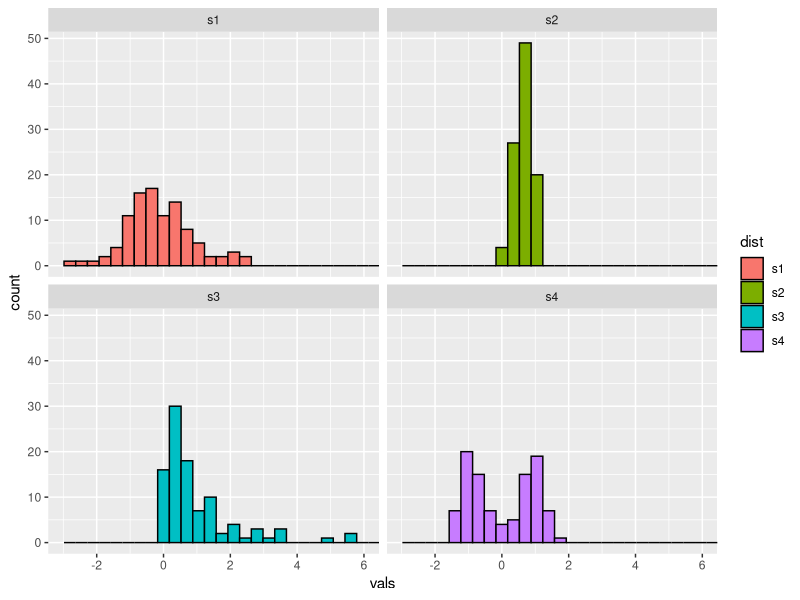
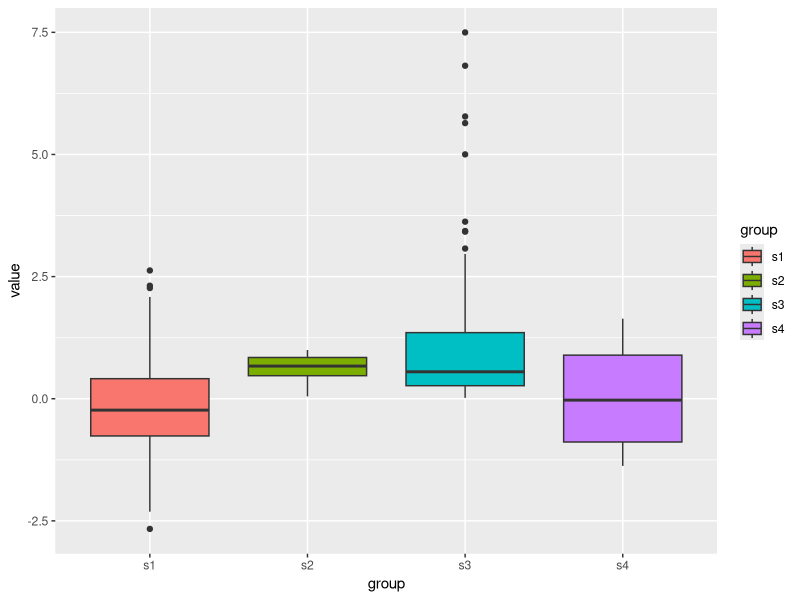

Source code (R) for these figures, in order:
## ---- chunk 1
library(ggplot2)
a <- c(1, 3, 4, 7, 8, 8, 9, 10, 11, 2, 5, 6, 4, 7, 3, 2, 2, 20, 20, 30)
matrix(a, nrow=2) |> knitr::kable()


## ---- chunk 2
summary(a) 
## ---- chunk 3
# Generate sample data 
set.seed(25052020)
# normal
s1 <- rnorm(100)
s2 <- rbeta(100, 2, 1)
s3 <- rexp(100)
# mixture
s4 <- rnorm(100, rep(c(-1, 1), each = 50) * sqrt(0.9), sqrt(0.1))
four <- data.frame(
dist = factor(rep(c("s1", "s2", "s3", "s4"),
each = 100),
c("s1", "s2", "s3", "s4")),
vals = c(s1, s2, s3, s4)
)
df <- data.frame(s1=s1, s2=s2, s3=s3, s4=s4)


## ---- chunk 4
library(kableExtra)
df[1:33, ] |> knitr::kable() |> kable_styling(font_size = 18)
## ---- chunk 5
df[34:67, ] |> knitr::kable() |> kable_styling(font_size = 18)
## ---- chunk 6
df[68:100, ] |> knitr::kable() |> kable_styling(font_size = 18)
## ---- chunk 7
library(ggplot2)
ggplot(four, aes(x = vals)) + 
geom_histogram(aes(fill = dist), colour = "black") + 
coord_cartesian(xlim = c(-3, 6)) + 
facet_wrap(~ dist) 
## ---- chunk 8
library(tidyverse)
df2 <- df |> pivot_longer(1:4, names_to = "group", values_to="value")
ggplot(df2, aes(x=group, y=value, fill=group)) + geom_boxplot()
